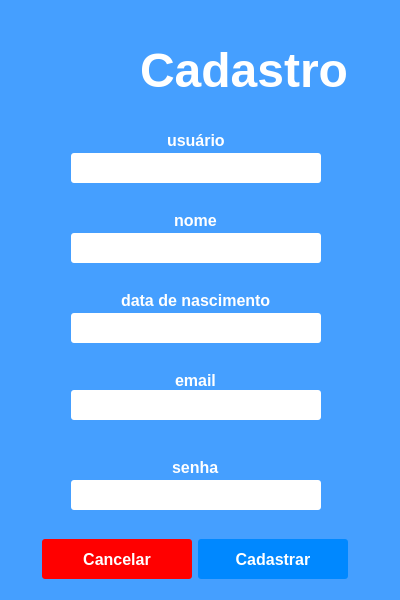
<?xml version="1.0" encoding="UTF-8"?>
<ui version="4.0">
 <class>Form</class>
 <widget class="QWidget" name="Form">
  <property name="geometry">
   <rect>
    <x>0</x>
    <y>0</y>
    <width>400</width>
    <height>600</height>
   </rect>
  </property>
  <property name="minimumSize">
   <size>
    <width>400</width>
    <height>600</height>
   </size>
  </property>
  <property name="maximumSize">
   <size>
    <width>400</width>
    <height>600</height>
   </size>
  </property>
  <property name="windowTitle">
   <string>Form</string>
  </property>
  <property name="styleSheet">
   <string notr="true">QWidget#Form {
	
	background-color: rgb(69, 159, 255);
}

QLineEdit{
border-radius:3px;
}
QLineEdit:focus{
border:2px solid;
	border-color: rgb(155, 245, 255);
}</string>
  </property>
  <widget class="QWidget" name="widget_5" native="true">
   <property name="geometry">
    <rect>
     <x>20</x>
     <y>120</y>
     <width>351</width>
     <height>41</height>
    </rect>
   </property>
   <layout class="QGridLayout" name="gridLayout_8">
    <item row="0" column="1">
     <widget class="QLabel" name="label_5">
      <property name="font">
       <font>
        <family>Arial</family>
        <pointsize>12</pointsize>
        <weight>75</weight>
        <bold>true</bold>
       </font>
      </property>
      <property name="styleSheet">
       <string notr="true">color: rgb(255, 255, 255);
font-weight:bold;</string>
      </property>
      <property name="text">
       <string>usuário</string>
      </property>
     </widget>
    </item>
    <item row="0" column="0">
     <spacer name="horizontalSpacer_15">
      <property name="orientation">
       <enum>Qt::Horizontal</enum>
      </property>
      <property name="sizeHint" stdset="0">
       <size>
        <width>40</width>
        <height>20</height>
       </size>
      </property>
     </spacer>
    </item>
    <item row="0" column="2">
     <spacer name="horizontalSpacer_16">
      <property name="orientation">
       <enum>Qt::Horizontal</enum>
      </property>
      <property name="sizeHint" stdset="0">
       <size>
        <width>40</width>
        <height>20</height>
       </size>
      </property>
     </spacer>
    </item>
   </layout>
  </widget>
  <widget class="QWidget" name="widget_4" native="true">
   <property name="geometry">
    <rect>
     <x>20</x>
     <y>143</y>
     <width>351</width>
     <height>51</height>
    </rect>
   </property>
   <layout class="QGridLayout" name="gridLayout_3">
    <item row="0" column="0">
     <spacer name="horizontalSpacer_5">
      <property name="orientation">
       <enum>Qt::Horizontal</enum>
      </property>
      <property name="sizeHint" stdset="0">
       <size>
        <width>40</width>
        <height>20</height>
       </size>
      </property>
     </spacer>
    </item>
    <item row="0" column="2">
     <spacer name="horizontalSpacer_6">
      <property name="orientation">
       <enum>Qt::Horizontal</enum>
      </property>
      <property name="sizeHint" stdset="0">
       <size>
        <width>40</width>
        <height>20</height>
       </size>
      </property>
     </spacer>
    </item>
    <item row="0" column="1">
     <widget class="QLineEdit" name="line_register_username">
      <property name="minimumSize">
       <size>
        <width>250</width>
        <height>30</height>
       </size>
      </property>
      <property name="maximumSize">
       <size>
        <width>250</width>
        <height>30</height>
       </size>
      </property>
      <property name="font">
       <font>
        <family>Arial</family>
        <pointsize>12</pointsize>
       </font>
      </property>
      <property name="styleSheet">
       <string notr="true"/>
      </property>
      <property name="alignment">
       <set>Qt::AlignCenter</set>
      </property>
     </widget>
    </item>
   </layout>
  </widget>
  <widget class="QWidget" name="widget_6" native="true">
   <property name="geometry">
    <rect>
     <x>20</x>
     <y>200</y>
     <width>351</width>
     <height>41</height>
    </rect>
   </property>
   <layout class="QGridLayout" name="gridLayout_9">
    <item row="0" column="0">
     <spacer name="horizontalSpacer_17">
      <property name="orientation">
       <enum>Qt::Horizontal</enum>
      </property>
      <property name="sizeHint" stdset="0">
       <size>
        <width>40</width>
        <height>20</height>
       </size>
      </property>
     </spacer>
    </item>
    <item row="0" column="1">
     <widget class="QLabel" name="label_6">
      <property name="font">
       <font>
        <family>Arial</family>
        <pointsize>12</pointsize>
        <weight>75</weight>
        <bold>true</bold>
       </font>
      </property>
      <property name="styleSheet">
       <string notr="true">color: rgb(255, 255, 255);
font-weight:bold;</string>
      </property>
      <property name="text">
       <string>nome</string>
      </property>
     </widget>
    </item>
    <item row="0" column="2">
     <spacer name="horizontalSpacer_18">
      <property name="orientation">
       <enum>Qt::Horizontal</enum>
      </property>
      <property name="sizeHint" stdset="0">
       <size>
        <width>40</width>
        <height>20</height>
       </size>
      </property>
     </spacer>
    </item>
   </layout>
  </widget>
  <widget class="QWidget" name="password_label" native="true">
   <property name="geometry">
    <rect>
     <x>20</x>
     <y>223</y>
     <width>351</width>
     <height>51</height>
    </rect>
   </property>
   <layout class="QGridLayout" name="gridLayout">
    <item row="0" column="0">
     <spacer name="horizontalSpacer">
      <property name="orientation">
       <enum>Qt::Horizontal</enum>
      </property>
      <property name="sizeHint" stdset="0">
       <size>
        <width>40</width>
        <height>20</height>
       </size>
      </property>
     </spacer>
    </item>
    <item row="0" column="2">
     <spacer name="horizontalSpacer_2">
      <property name="orientation">
       <enum>Qt::Horizontal</enum>
      </property>
      <property name="sizeHint" stdset="0">
       <size>
        <width>40</width>
        <height>20</height>
       </size>
      </property>
     </spacer>
    </item>
    <item row="0" column="1">
     <widget class="QLineEdit" name="line_register_name">
      <property name="minimumSize">
       <size>
        <width>250</width>
        <height>30</height>
       </size>
      </property>
      <property name="maximumSize">
       <size>
        <width>250</width>
        <height>30</height>
       </size>
      </property>
      <property name="font">
       <font>
        <family>Arial</family>
        <pointsize>12</pointsize>
       </font>
      </property>
      <property name="alignment">
       <set>Qt::AlignCenter</set>
      </property>
     </widget>
    </item>
   </layout>
  </widget>
  <widget class="QWidget" name="password_label_2" native="true">
   <property name="geometry">
    <rect>
     <x>20</x>
     <y>303</y>
     <width>351</width>
     <height>51</height>
    </rect>
   </property>
   <layout class="QGridLayout" name="gridLayout_15">
    <item row="0" column="0">
     <spacer name="horizontalSpacer_29">
      <property name="orientation">
       <enum>Qt::Horizontal</enum>
      </property>
      <property name="sizeHint" stdset="0">
       <size>
        <width>40</width>
        <height>20</height>
       </size>
      </property>
     </spacer>
    </item>
    <item row="0" column="2">
     <spacer name="horizontalSpacer_30">
      <property name="orientation">
       <enum>Qt::Horizontal</enum>
      </property>
      <property name="sizeHint" stdset="0">
       <size>
        <width>40</width>
        <height>20</height>
       </size>
      </property>
     </spacer>
    </item>
    <item row="0" column="1">
     <widget class="QLineEdit" name="line_register_birth">
      <property name="minimumSize">
       <size>
        <width>250</width>
        <height>30</height>
       </size>
      </property>
      <property name="maximumSize">
       <size>
        <width>250</width>
        <height>30</height>
       </size>
      </property>
      <property name="font">
       <font>
        <family>Arial</family>
        <pointsize>12</pointsize>
       </font>
      </property>
      <property name="alignment">
       <set>Qt::AlignCenter</set>
      </property>
     </widget>
    </item>
   </layout>
  </widget>
  <widget class="QWidget" name="widget_7" native="true">
   <property name="geometry">
    <rect>
     <x>20</x>
     <y>280</y>
     <width>351</width>
     <height>41</height>
    </rect>
   </property>
   <layout class="QGridLayout" name="gridLayout_14">
    <item row="0" column="1">
     <widget class="QLabel" name="label_8">
      <property name="font">
       <font>
        <family>Arial</family>
        <pointsize>12</pointsize>
        <weight>75</weight>
        <bold>true</bold>
       </font>
      </property>
      <property name="styleSheet">
       <string notr="true">color: rgb(255, 255, 255);
font-weight:bold;</string>
      </property>
      <property name="text">
       <string>data de nascimento</string>
      </property>
     </widget>
    </item>
    <item row="0" column="0">
     <spacer name="horizontalSpacer_27">
      <property name="orientation">
       <enum>Qt::Horizontal</enum>
      </property>
      <property name="sizeHint" stdset="0">
       <size>
        <width>40</width>
        <height>20</height>
       </size>
      </property>
     </spacer>
    </item>
    <item row="0" column="2">
     <spacer name="horizontalSpacer_28">
      <property name="orientation">
       <enum>Qt::Horizontal</enum>
      </property>
      <property name="sizeHint" stdset="0">
       <size>
        <width>40</width>
        <height>20</height>
       </size>
      </property>
     </spacer>
    </item>
   </layout>
  </widget>
  <widget class="QWidget" name="widget_8" native="true">
   <property name="geometry">
    <rect>
     <x>20</x>
     <y>360</y>
     <width>351</width>
     <height>41</height>
    </rect>
   </property>
   <layout class="QGridLayout" name="gridLayout_17">
    <item row="0" column="1">
     <widget class="QLabel" name="label_9">
      <property name="font">
       <font>
        <family>Arial</family>
        <pointsize>12</pointsize>
        <weight>75</weight>
        <bold>true</bold>
       </font>
      </property>
      <property name="styleSheet">
       <string notr="true">color: rgb(255, 255, 255);
font-weight:bold;</string>
      </property>
      <property name="text">
       <string>email</string>
      </property>
     </widget>
    </item>
    <item row="0" column="0">
     <spacer name="horizontalSpacer_33">
      <property name="orientation">
       <enum>Qt::Horizontal</enum>
      </property>
      <property name="sizeHint" stdset="0">
       <size>
        <width>40</width>
        <height>20</height>
       </size>
      </property>
     </spacer>
    </item>
    <item row="0" column="2">
     <spacer name="horizontalSpacer_34">
      <property name="orientation">
       <enum>Qt::Horizontal</enum>
      </property>
      <property name="sizeHint" stdset="0">
       <size>
        <width>40</width>
        <height>20</height>
       </size>
      </property>
     </spacer>
    </item>
   </layout>
  </widget>
  <widget class="QWidget" name="password_label_3" native="true">
   <property name="geometry">
    <rect>
     <x>20</x>
     <y>380</y>
     <width>351</width>
     <height>51</height>
    </rect>
   </property>
   <layout class="QGridLayout" name="gridLayout_16">
    <item row="0" column="0">
     <spacer name="horizontalSpacer_31">
      <property name="orientation">
       <enum>Qt::Horizontal</enum>
      </property>
      <property name="sizeHint" stdset="0">
       <size>
        <width>40</width>
        <height>20</height>
       </size>
      </property>
     </spacer>
    </item>
    <item row="0" column="2">
     <spacer name="horizontalSpacer_32">
      <property name="orientation">
       <enum>Qt::Horizontal</enum>
      </property>
      <property name="sizeHint" stdset="0">
       <size>
        <width>40</width>
        <height>20</height>
       </size>
      </property>
     </spacer>
    </item>
    <item row="0" column="1">
     <widget class="QLineEdit" name="line_register_email">
      <property name="minimumSize">
       <size>
        <width>250</width>
        <height>30</height>
       </size>
      </property>
      <property name="maximumSize">
       <size>
        <width>250</width>
        <height>30</height>
       </size>
      </property>
      <property name="font">
       <font>
        <family>Arial</family>
        <pointsize>12</pointsize>
       </font>
      </property>
      <property name="alignment">
       <set>Qt::AlignCenter</set>
      </property>
     </widget>
    </item>
   </layout>
  </widget>
  <widget class="QWidget" name="QWidget" native="true">
   <property name="geometry">
    <rect>
     <x>20</x>
     <y>470</y>
     <width>351</width>
     <height>51</height>
    </rect>
   </property>
   <layout class="QGridLayout" name="gridLayout_18">
    <item row="0" column="2">
     <spacer name="horizontalSpacer_36">
      <property name="orientation">
       <enum>Qt::Horizontal</enum>
      </property>
      <property name="sizeHint" stdset="0">
       <size>
        <width>40</width>
        <height>20</height>
       </size>
      </property>
     </spacer>
    </item>
    <item row="0" column="0">
     <spacer name="horizontalSpacer_35">
      <property name="orientation">
       <enum>Qt::Horizontal</enum>
      </property>
      <property name="sizeHint" stdset="0">
       <size>
        <width>40</width>
        <height>20</height>
       </size>
      </property>
     </spacer>
    </item>
    <item row="0" column="1">
     <widget class="QLineEdit" name="line_register_password">
      <property name="minimumSize">
       <size>
        <width>250</width>
        <height>30</height>
       </size>
      </property>
      <property name="maximumSize">
       <size>
        <width>250</width>
        <height>30</height>
       </size>
      </property>
      <property name="font">
       <font>
        <family>Arial</family>
        <pointsize>12</pointsize>
       </font>
      </property>
      <property name="alignment">
       <set>Qt::AlignCenter</set>
      </property>
     </widget>
    </item>
   </layout>
  </widget>
  <widget class="QWidget" name="widget_9" native="true">
   <property name="geometry">
    <rect>
     <x>20</x>
     <y>447</y>
     <width>351</width>
     <height>41</height>
    </rect>
   </property>
   <layout class="QGridLayout" name="gridLayout_19">
    <item row="0" column="2">
     <spacer name="horizontalSpacer_38">
      <property name="orientation">
       <enum>Qt::Horizontal</enum>
      </property>
      <property name="sizeHint" stdset="0">
       <size>
        <width>40</width>
        <height>20</height>
       </size>
      </property>
     </spacer>
    </item>
    <item row="0" column="0">
     <spacer name="horizontalSpacer_37">
      <property name="orientation">
       <enum>Qt::Horizontal</enum>
      </property>
      <property name="sizeHint" stdset="0">
       <size>
        <width>40</width>
        <height>20</height>
       </size>
      </property>
     </spacer>
    </item>
    <item row="0" column="1">
     <widget class="QLabel" name="label_10">
      <property name="font">
       <font>
        <family>Arial</family>
        <pointsize>12</pointsize>
        <weight>75</weight>
        <bold>true</bold>
       </font>
      </property>
      <property name="styleSheet">
       <string notr="true">color: rgb(255, 255, 255);
font-weight:bold;</string>
      </property>
      <property name="text">
       <string>senha</string>
      </property>
     </widget>
    </item>
   </layout>
  </widget>
  <widget class="QWidget" name="widget" native="true">
   <property name="geometry">
    <rect>
     <x>20</x>
     <y>530</y>
     <width>351</width>
     <height>58</height>
    </rect>
   </property>
   <layout class="QGridLayout" name="gridLayout_10">
    <item row="0" column="4">
     <spacer name="horizontalSpacer_19">
      <property name="orientation">
       <enum>Qt::Horizontal</enum>
      </property>
      <property name="sizeHint" stdset="0">
       <size>
        <width>40</width>
        <height>20</height>
       </size>
      </property>
     </spacer>
    </item>
    <item row="0" column="2">
     <widget class="QPushButton" name="button_register">
      <property name="minimumSize">
       <size>
        <width>150</width>
        <height>40</height>
       </size>
      </property>
      <property name="maximumSize">
       <size>
        <width>150</width>
        <height>40</height>
       </size>
      </property>
      <property name="font">
       <font>
        <family>Arial</family>
        <pointsize>12</pointsize>
        <weight>75</weight>
        <bold>true</bold>
       </font>
      </property>
      <property name="styleSheet">
       <string notr="true">QPushButton {
background-color: rgb(0, 136, 255);
border-radius:3px;
color: rgb(255, 255, 255);
}

QPushButton:focus {
outline:0
}

QPushButton:hover {
background-color:rgb(0, 145, 255);
transition: 1s;
}

QPushButton:pressed {
background-color:rgb(0, 110, 240);
}
</string>
      </property>
      <property name="text">
       <string>Cadastrar</string>
      </property>
     </widget>
    </item>
    <item row="0" column="0">
     <spacer name="horizontalSpacer_20">
      <property name="orientation">
       <enum>Qt::Horizontal</enum>
      </property>
      <property name="sizeHint" stdset="0">
       <size>
        <width>40</width>
        <height>20</height>
       </size>
      </property>
     </spacer>
    </item>
    <item row="0" column="1">
     <widget class="QPushButton" name="button_cancel">
      <property name="minimumSize">
       <size>
        <width>150</width>
        <height>40</height>
       </size>
      </property>
      <property name="maximumSize">
       <size>
        <width>150</width>
        <height>40</height>
       </size>
      </property>
      <property name="font">
       <font>
        <family>Arial</family>
        <pointsize>12</pointsize>
        <weight>75</weight>
        <bold>true</bold>
       </font>
      </property>
      <property name="styleSheet">
       <string notr="true">QPushButton {
background-color:red;
border-radius:3px;
color: rgb(255, 255, 255);
}

QPushButton:focus {
outline:0
}

QPushButton:hover {
background-color:rgb(255, 58, 58);

transition: 1s;
}

QPushButton:pressed {
background-color:rgb(213, 0, 0);
}
</string>
      </property>
      <property name="text">
       <string>Cancelar</string>
      </property>
     </widget>
    </item>
   </layout>
  </widget>
  <widget class="QLabel" name="label">
   <property name="geometry">
    <rect>
     <x>140</x>
     <y>30</y>
     <width>211</width>
     <height>81</height>
    </rect>
   </property>
   <property name="font">
    <font>
     <family>Arial</family>
     <pointsize>36</pointsize>
     <weight>75</weight>
     <bold>true</bold>
    </font>
   </property>
   <property name="styleSheet">
    <string notr="true">color: rgb(255, 255, 255);</string>
   </property>
   <property name="text">
    <string>Cadastro</string>
   </property>
  </widget>
  <widget class="QLabel" name="label_2">
   <property name="geometry">
    <rect>
     <x>50</x>
     <y>20</y>
     <width>81</width>
     <height>101</height>
    </rect>
   </property>
   <property name="text">
    <string/>
   </property>
   <property name="pixmap">
    <pixmap resource="../icon/vacina.qrc">:/vacina/vacina.png</pixmap>
   </property>
   <property name="scaledContents">
    <bool>true</bool>
   </property>
  </widget>
 </widget>
 <resources>
  <include location="../icon/vacina.qrc"/>
 </resources>
 <connections/>
</ui>
